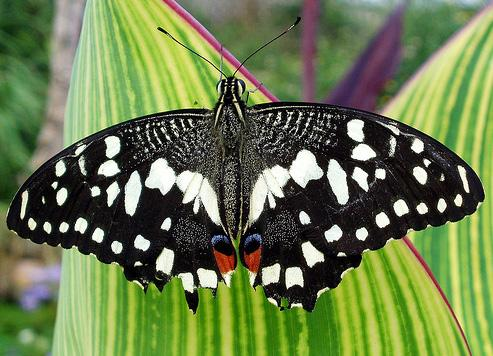
#> input picture OpenCvImg/butterfly.jpg, 493 x 356 px, found by its file name
$ python drawOnImage.py
#> lines starting #> are read from the running program, lines starting #| are printed output that depends on the picture
import numpy as np
import cv2
img = cv2.imread('butterfly.jpg',1)
#> img is the input picture: shape (356, 493, 3); mean B, G, R 77.2, 123.6, 107
img = np.zeros([512,512,4],np.uint8)
img = cv2.line(img,(0,0),(255,255),(20,100,200),10)

img = cv2.arrowedLine(img,(0,255),(255,0),(140,30,45),5)
img = cv2.rectangle(img,(10,100),(50,200),(0,0,255),-1)
img = cv2.circle(img,(150,150),50,(0,255,0),-1)

font = cv2.FONT_HERSHEY_COMPLEX
line = cv2.LINE_AA
img = cv2.putText(img,'Drawing img',(10,100),font,2,(200,100,100),5,line)

cv2.imshow('image',img)
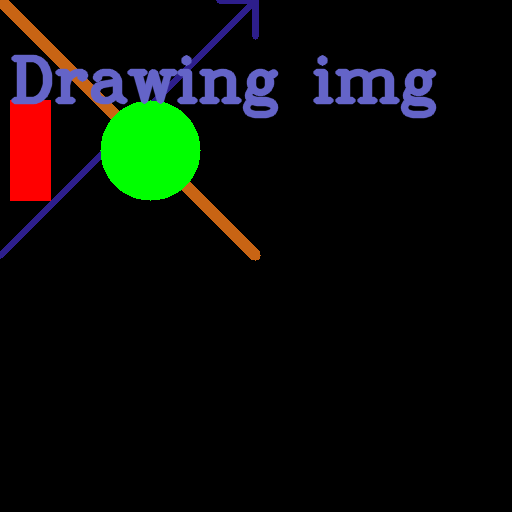
#> window 'image': shape (512, 512, 4); mean B, G, R, A 8.3, 12.4, 9.9, 0

cv2.waitKey(0)
cv2.destroyAllWindows()
